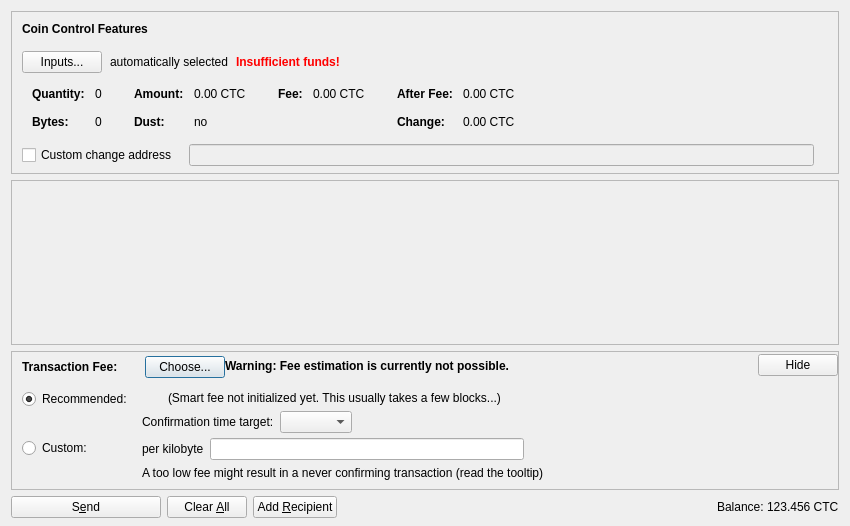
<?xml version="1.0" encoding="UTF-8"?>
<ui version="4.0">
 <class>SendCoinsDialog</class>
 <widget class="QDialog" name="SendCoinsDialog">
  <property name="geometry">
   <rect>
    <x>0</x>
    <y>0</y>
    <width>850</width>
    <height>526</height>
   </rect>
  </property>
  <property name="windowTitle">
   <string>Send Coins</string>
  </property>
  <layout class="QVBoxLayout" name="verticalLayout" stretch="0,1,0,0">
   <property name="bottomMargin">
    <number>8</number>
   </property>
   <item>
    <widget class="QFrame" name="frameCoinControl">
     <property name="sizePolicy">
      <sizepolicy hsizetype="Expanding" vsizetype="Expanding">
       <horstretch>0</horstretch>
       <verstretch>0</verstretch>
      </sizepolicy>
     </property>
     <property name="maximumSize">
      <size>
       <width>16777215</width>
       <height>16777215</height>
      </size>
     </property>
     <property name="frameShape">
      <enum>QFrame::StyledPanel</enum>
     </property>
     <property name="frameShadow">
      <enum>QFrame::Sunken</enum>
     </property>
     <layout class="QVBoxLayout" name="verticalLayoutCoinControl2">
      <property name="spacing">
       <number>0</number>
      </property>
      <property name="leftMargin">
       <number>0</number>
      </property>
      <property name="topMargin">
       <number>0</number>
      </property>
      <property name="rightMargin">
       <number>0</number>
      </property>
      <property name="bottomMargin">
       <number>6</number>
      </property>
      <item>
       <layout class="QVBoxLayout" name="verticalLayoutCoinControl" stretch="0,0,0,0,1">
        <property name="spacing">
         <number>0</number>
        </property>
        <property name="leftMargin">
         <number>10</number>
        </property>
        <property name="topMargin">
         <number>10</number>
        </property>
        <item>
         <layout class="QHBoxLayout" name="horizontalLayoutCoinControl1">
          <property name="bottomMargin">
           <number>15</number>
          </property>
          <item>
           <widget class="QLabel" name="labelCoinControlFeatures">
            <property name="sizePolicy">
             <sizepolicy hsizetype="Preferred" vsizetype="Maximum">
              <horstretch>0</horstretch>
              <verstretch>0</verstretch>
             </sizepolicy>
            </property>
            <property name="font">
             <font>
              <weight>75</weight>
              <bold>true</bold>
             </font>
            </property>
            <property name="styleSheet">
             <string notr="true">font-weight:bold;</string>
            </property>
            <property name="text">
             <string>Coin Control Features</string>
            </property>
           </widget>
          </item>
         </layout>
        </item>
        <item>
         <layout class="QHBoxLayout" name="horizontalLayoutCoinControl2" stretch="0,0,0,0">
          <property name="spacing">
           <number>8</number>
          </property>
          <property name="bottomMargin">
           <number>10</number>
          </property>
          <item>
           <widget class="QPushButton" name="pushButtonCoinControl">
            <property name="styleSheet">
             <string notr="true"/>
            </property>
            <property name="text">
             <string>Inputs...</string>
            </property>
            <property name="autoDefault">
             <bool>false</bool>
            </property>
           </widget>
          </item>
          <item>
           <widget class="QLabel" name="labelCoinControlAutomaticallySelected">
            <property name="text">
             <string>automatically selected</string>
            </property>
            <property name="margin">
             <number>5</number>
            </property>
           </widget>
          </item>
          <item>
           <widget class="QLabel" name="labelCoinControlInsuffFunds">
            <property name="font">
             <font>
              <weight>75</weight>
              <bold>true</bold>
             </font>
            </property>
            <property name="styleSheet">
             <string notr="true">color:red;font-weight:bold;</string>
            </property>
            <property name="text">
             <string>Insufficient funds!</string>
            </property>
            <property name="margin">
             <number>5</number>
            </property>
           </widget>
          </item>
          <item>
           <spacer name="horizontalSpacerCoinControl">
            <property name="orientation">
             <enum>Qt::Horizontal</enum>
            </property>
            <property name="sizeHint" stdset="0">
             <size>
              <width>40</width>
              <height>1</height>
             </size>
            </property>
           </spacer>
          </item>
         </layout>
        </item>
        <item>
         <widget class="QWidget" name="widgetCoinControl" native="true">
          <property name="sizePolicy">
           <sizepolicy hsizetype="Preferred" vsizetype="Preferred">
            <horstretch>0</horstretch>
            <verstretch>0</verstretch>
           </sizepolicy>
          </property>
          <property name="minimumSize">
           <size>
            <width>0</width>
            <height>0</height>
           </size>
          </property>
          <property name="styleSheet">
           <string notr="true"/>
          </property>
          <layout class="QHBoxLayout" name="horizontalLayoutCoinControl5">
           <property name="leftMargin">
            <number>0</number>
           </property>
           <property name="topMargin">
            <number>0</number>
           </property>
           <property name="rightMargin">
            <number>0</number>
           </property>
           <property name="bottomMargin">
            <number>0</number>
           </property>
           <item>
            <layout class="QHBoxLayout" name="horizontalLayoutCoinControl3" stretch="0,0,0,1">
             <property name="spacing">
              <number>20</number>
             </property>
             <property name="topMargin">
              <number>0</number>
             </property>
             <property name="bottomMargin">
              <number>10</number>
             </property>
             <item>
              <layout class="QFormLayout" name="formLayoutCoinControl1">
               <property name="horizontalSpacing">
                <number>10</number>
               </property>
               <property name="verticalSpacing">
                <number>14</number>
               </property>
               <property name="leftMargin">
                <number>10</number>
               </property>
               <property name="topMargin">
                <number>4</number>
               </property>
               <property name="rightMargin">
                <number>6</number>
               </property>
               <item row="0" column="0">
                <widget class="QLabel" name="labelCoinControlQuantityText">
                 <property name="font">
                  <font>
                   <weight>75</weight>
                   <bold>true</bold>
                  </font>
                 </property>
                 <property name="text">
                  <string>Quantity:</string>
                 </property>
                 <property name="margin">
                  <number>0</number>
                 </property>
                </widget>
               </item>
               <item row="0" column="1">
                <widget class="QLabel" name="labelCoinControlQuantity">
                 <property name="cursor">
                  <cursorShape>IBeamCursor</cursorShape>
                 </property>
                 <property name="contextMenuPolicy">
                  <enum>Qt::ActionsContextMenu</enum>
                 </property>
                 <property name="text">
                  <string notr="true">0</string>
                 </property>
                 <property name="margin">
                  <number>0</number>
                 </property>
                 <property name="textInteractionFlags">
                  <set>Qt::LinksAccessibleByMouse|Qt::TextSelectableByKeyboard|Qt::TextSelectableByMouse</set>
                 </property>
                </widget>
               </item>
               <item row="1" column="0">
                <widget class="QLabel" name="labelCoinControlBytesText">
                 <property name="font">
                  <font>
                   <weight>75</weight>
                   <bold>true</bold>
                  </font>
                 </property>
                 <property name="text">
                  <string>Bytes:</string>
                 </property>
                </widget>
               </item>
               <item row="1" column="1">
                <widget class="QLabel" name="labelCoinControlBytes">
                 <property name="cursor">
                  <cursorShape>IBeamCursor</cursorShape>
                 </property>
                 <property name="contextMenuPolicy">
                  <enum>Qt::ActionsContextMenu</enum>
                 </property>
                 <property name="text">
                  <string notr="true">0</string>
                 </property>
                 <property name="textInteractionFlags">
                  <set>Qt::LinksAccessibleByMouse|Qt::TextSelectableByKeyboard|Qt::TextSelectableByMouse</set>
                 </property>
                </widget>
               </item>
              </layout>
             </item>
             <item>
              <layout class="QFormLayout" name="formLayoutCoinControl2">
               <property name="horizontalSpacing">
                <number>10</number>
               </property>
               <property name="verticalSpacing">
                <number>14</number>
               </property>
               <property name="leftMargin">
                <number>6</number>
               </property>
               <property name="topMargin">
                <number>4</number>
               </property>
               <property name="rightMargin">
                <number>6</number>
               </property>
               <item row="0" column="0">
                <widget class="QLabel" name="labelCoinControlAmountText">
                 <property name="font">
                  <font>
                   <weight>75</weight>
                   <bold>true</bold>
                  </font>
                 </property>
                 <property name="text">
                  <string>Amount:</string>
                 </property>
                 <property name="margin">
                  <number>0</number>
                 </property>
                </widget>
               </item>
               <item row="0" column="1">
                <widget class="QLabel" name="labelCoinControlAmount">
                 <property name="cursor">
                  <cursorShape>IBeamCursor</cursorShape>
                 </property>
                 <property name="contextMenuPolicy">
                  <enum>Qt::ActionsContextMenu</enum>
                 </property>
                 <property name="text">
                  <string notr="true">0.00 CTC</string>
                 </property>
                 <property name="textInteractionFlags">
                  <set>Qt::LinksAccessibleByMouse|Qt::TextSelectableByKeyboard|Qt::TextSelectableByMouse</set>
                 </property>
                </widget>
               </item>
               <item row="1" column="0">
                <widget class="QLabel" name="labelCoinControlLowOutputText">
                 <property name="font">
                  <font>
                   <weight>75</weight>
                   <bold>true</bold>
                  </font>
                 </property>
                 <property name="text">
                  <string>Dust:</string>
                 </property>
                </widget>
               </item>
               <item row="1" column="1">
                <widget class="QLabel" name="labelCoinControlLowOutput">
                 <property name="cursor">
                  <cursorShape>IBeamCursor</cursorShape>
                 </property>
                 <property name="contextMenuPolicy">
                  <enum>Qt::ActionsContextMenu</enum>
                 </property>
                 <property name="text">
                  <string notr="true">no</string>
                 </property>
                 <property name="textInteractionFlags">
                  <set>Qt::LinksAccessibleByMouse|Qt::TextSelectableByKeyboard|Qt::TextSelectableByMouse</set>
                 </property>
                </widget>
               </item>
              </layout>
             </item>
             <item>
              <layout class="QFormLayout" name="formLayoutCoinControl3">
               <property name="horizontalSpacing">
                <number>10</number>
               </property>
               <property name="verticalSpacing">
                <number>14</number>
               </property>
               <property name="leftMargin">
                <number>6</number>
               </property>
               <property name="topMargin">
                <number>4</number>
               </property>
               <property name="rightMargin">
                <number>6</number>
               </property>
               <item row="0" column="0">
                <widget class="QLabel" name="labelCoinControlFeeText">
                 <property name="font">
                  <font>
                   <weight>75</weight>
                   <bold>true</bold>
                  </font>
                 </property>
                 <property name="text">
                  <string>Fee:</string>
                 </property>
                 <property name="margin">
                  <number>0</number>
                 </property>
                </widget>
               </item>
               <item row="0" column="1">
                <widget class="QLabel" name="labelCoinControlFee">
                 <property name="cursor">
                  <cursorShape>IBeamCursor</cursorShape>
                 </property>
                 <property name="contextMenuPolicy">
                  <enum>Qt::ActionsContextMenu</enum>
                 </property>
                 <property name="text">
                  <string notr="true">0.00 CTC</string>
                 </property>
                 <property name="textInteractionFlags">
                  <set>Qt::LinksAccessibleByMouse|Qt::TextSelectableByKeyboard|Qt::TextSelectableByMouse</set>
                 </property>
                </widget>
               </item>
              </layout>
             </item>
             <item>
              <layout class="QFormLayout" name="formLayoutCoinControl4">
               <property name="horizontalSpacing">
                <number>10</number>
               </property>
               <property name="verticalSpacing">
                <number>14</number>
               </property>
               <property name="leftMargin">
                <number>6</number>
               </property>
               <property name="topMargin">
                <number>4</number>
               </property>
               <property name="rightMargin">
                <number>6</number>
               </property>
               <item row="0" column="0">
                <widget class="QLabel" name="labelCoinControlAfterFeeText">
                 <property name="font">
                  <font>
                   <weight>75</weight>
                   <bold>true</bold>
                  </font>
                 </property>
                 <property name="text">
                  <string>After Fee:</string>
                 </property>
                 <property name="margin">
                  <number>0</number>
                 </property>
                </widget>
               </item>
               <item row="0" column="1">
                <widget class="QLabel" name="labelCoinControlAfterFee">
                 <property name="cursor">
                  <cursorShape>IBeamCursor</cursorShape>
                 </property>
                 <property name="contextMenuPolicy">
                  <enum>Qt::ActionsContextMenu</enum>
                 </property>
                 <property name="text">
                  <string notr="true">0.00 CTC</string>
                 </property>
                 <property name="textInteractionFlags">
                  <set>Qt::LinksAccessibleByMouse|Qt::TextSelectableByKeyboard|Qt::TextSelectableByMouse</set>
                 </property>
                </widget>
               </item>
               <item row="1" column="0">
                <widget class="QLabel" name="labelCoinControlChangeText">
                 <property name="font">
                  <font>
                   <weight>75</weight>
                   <bold>true</bold>
                  </font>
                 </property>
                 <property name="text">
                  <string>Change:</string>
                 </property>
                </widget>
               </item>
               <item row="1" column="1">
                <widget class="QLabel" name="labelCoinControlChange">
                 <property name="cursor">
                  <cursorShape>IBeamCursor</cursorShape>
                 </property>
                 <property name="contextMenuPolicy">
                  <enum>Qt::ActionsContextMenu</enum>
                 </property>
                 <property name="text">
                  <string notr="true">0.00 CTC</string>
                 </property>
                 <property name="textInteractionFlags">
                  <set>Qt::LinksAccessibleByMouse|Qt::TextSelectableByKeyboard|Qt::TextSelectableByMouse</set>
                 </property>
                </widget>
               </item>
              </layout>
             </item>
            </layout>
           </item>
          </layout>
         </widget>
        </item>
        <item>
         <layout class="QHBoxLayout" name="horizontalLayoutCoinControl4" stretch="0,0,0">
          <property name="spacing">
           <number>12</number>
          </property>
          <property name="sizeConstraint">
           <enum>QLayout::SetDefaultConstraint</enum>
          </property>
          <property name="topMargin">
           <number>5</number>
          </property>
          <property name="rightMargin">
           <number>5</number>
          </property>
          <item>
           <widget class="QCheckBox" name="checkBoxCoinControlChange">
            <property name="toolTip">
             <string>If this is activated, but the change address is empty or invalid, change will be sent to a newly generated address.</string>
            </property>
            <property name="text">
             <string>Custom change address</string>
            </property>
           </widget>
          </item>
          <item>
           <widget class="QValidatedLineEdit" name="lineEditCoinControlChange">
            <property name="enabled">
             <bool>false</bool>
            </property>
            <property name="sizePolicy">
             <sizepolicy hsizetype="Expanding" vsizetype="Fixed">
              <horstretch>0</horstretch>
              <verstretch>0</verstretch>
             </sizepolicy>
            </property>
           </widget>
          </item>
          <item>
           <widget class="QLabel" name="labelCoinControlChangeLabel">
            <property name="sizePolicy">
             <sizepolicy hsizetype="Preferred" vsizetype="Expanding">
              <horstretch>0</horstretch>
              <verstretch>0</verstretch>
             </sizepolicy>
            </property>
            <property name="minimumSize">
             <size>
              <width>0</width>
              <height>0</height>
             </size>
            </property>
            <property name="text">
             <string/>
            </property>
            <property name="margin">
             <number>3</number>
            </property>
           </widget>
          </item>
         </layout>
        </item>
        <item>
         <spacer name="verticalSpacerCoinControl">
          <property name="orientation">
           <enum>Qt::Vertical</enum>
          </property>
          <property name="sizeHint" stdset="0">
           <size>
            <width>800</width>
            <height>1</height>
           </size>
          </property>
         </spacer>
        </item>
       </layout>
      </item>
     </layout>
    </widget>
   </item>
   <item>
    <widget class="QScrollArea" name="scrollArea">
     <property name="widgetResizable">
      <bool>true</bool>
     </property>
     <widget class="QWidget" name="scrollAreaWidgetContents">
      <property name="geometry">
       <rect>
        <x>0</x>
        <y>0</y>
        <width>830</width>
        <height>104</height>
       </rect>
      </property>
      <layout class="QVBoxLayout" name="verticalLayout_2" stretch="0,1">
       <property name="leftMargin">
        <number>0</number>
       </property>
       <property name="topMargin">
        <number>0</number>
       </property>
       <property name="rightMargin">
        <number>0</number>
       </property>
       <property name="bottomMargin">
        <number>0</number>
       </property>
       <item>
        <layout class="QVBoxLayout" name="entries">
         <property name="spacing">
          <number>6</number>
         </property>
        </layout>
       </item>
       <item>
        <spacer name="verticalSpacer">
         <property name="orientation">
          <enum>Qt::Vertical</enum>
         </property>
         <property name="sizeHint" stdset="0">
          <size>
           <width>20</width>
           <height>40</height>
          </size>
         </property>
        </spacer>
       </item>
      </layout>
     </widget>
    </widget>
   </item>
   <item>
    <widget class="QFrame" name="frameFee">
     <property name="sizePolicy">
      <sizepolicy hsizetype="Expanding" vsizetype="Expanding">
       <horstretch>0</horstretch>
       <verstretch>0</verstretch>
      </sizepolicy>
     </property>
     <property name="maximumSize">
      <size>
       <width>16777215</width>
       <height>16777215</height>
      </size>
     </property>
     <property name="frameShape">
      <enum>QFrame::StyledPanel</enum>
     </property>
     <property name="frameShadow">
      <enum>QFrame::Sunken</enum>
     </property>
     <layout class="QVBoxLayout" name="verticalLayoutFee1">
      <property name="spacing">
       <number>0</number>
      </property>
      <property name="leftMargin">
       <number>0</number>
      </property>
      <property name="topMargin">
       <number>0</number>
      </property>
      <property name="rightMargin">
       <number>0</number>
      </property>
      <property name="bottomMargin">
       <number>0</number>
      </property>
      <item>
       <layout class="QVBoxLayout" name="verticalLayoutFee2" stretch="0,0,0">
        <property name="spacing">
         <number>0</number>
        </property>
        <property name="leftMargin">
         <number>10</number>
        </property>
        <property name="topMargin">
         <number>0</number>
        </property>
        <item>
         <layout class="QHBoxLayout" name="horizontalLayoutFee1">
          <property name="bottomMargin">
           <number>0</number>
          </property>
          <item>
           <layout class="QVBoxLayout" name="verticalLayoutFee7">
            <property name="spacing">
             <number>0</number>
            </property>
            <item>
             <spacer name="verticalSpacerSmartFee">
              <property name="orientation">
               <enum>Qt::Vertical</enum>
              </property>
              <property name="sizeType">
               <enum>QSizePolicy::Fixed</enum>
              </property>
              <property name="sizeHint" stdset="0">
               <size>
                <width>1</width>
                <height>4</height>
               </size>
              </property>
             </spacer>
            </item>
            <item>
             <layout class="QHBoxLayout" name="horizontalLayoutSmartFee">
              <property name="spacing">
               <number>10</number>
              </property>
              <item>
               <widget class="QLabel" name="labelFeeHeadline">
                <property name="sizePolicy">
                 <sizepolicy hsizetype="Preferred" vsizetype="Maximum">
                  <horstretch>0</horstretch>
                  <verstretch>0</verstretch>
                 </sizepolicy>
                </property>
                <property name="font">
                 <font>
                  <weight>75</weight>
                  <bold>true</bold>
                 </font>
                </property>
                <property name="styleSheet">
                 <string notr="true">font-weight:bold;</string>
                </property>
                <property name="text">
                 <string>Transaction Fee:</string>
                </property>
               </widget>
              </item>
              <item>
               <widget class="QLabel" name="labelFeeMinimized">
                <property name="text">
                 <string/>
                </property>
               </widget>
              </item>
              <item>
               <widget class="QPushButton" name="buttonChooseFee">
                <property name="text">
                 <string>Choose...</string>
                </property>
               </widget>
              </item>
             </layout>
            </item>
            <item>
             <spacer name="verticalSpacer_5">
              <property name="orientation">
               <enum>Qt::Vertical</enum>
              </property>
              <property name="sizeHint" stdset="0">
               <size>
                <width>1</width>
                <height>1</height>
               </size>
              </property>
             </spacer>
            </item>
           </layout>
          </item>
          <item>
           <widget class="QLabel" name="fallbackFeeWarningLabel">
            <property name="toolTip">
             <string>Using the fallbackfee can result in sending a transaction that will take several hours or days (or never) to confirm. Consider choosing your fee manually or wait until you have validated the complete chain.</string>
            </property>
            <property name="font">
            <font>
                <weight>75</weight>
                <bold>true</bold>
            </font>
            </property>
            <property name="text">
             <string>Warning: Fee estimation is currently not possible.</string>
            </property>
            <property name="wordWrap">
             <bool>false</bool>
            </property>
           </widget>
          </item>
          <item>
           <spacer name="horizontalSpacer_4">
            <property name="orientation">
             <enum>Qt::Horizontal</enum>
            </property>
            <property name="sizeType">
             <enum>QSizePolicy::MinimumExpanding</enum>
            </property>
            <property name="sizeHint" stdset="0">
             <size>
              <width>40</width>
              <height>20</height>
             </size>
            </property>
           </spacer>
          </item>
          <item>
           <widget class="QPushButton" name="buttonMinimizeFee">
            <property name="toolTip">
             <string>collapse fee-settings</string>
            </property>
            <property name="text">
             <string>Hide</string>
            </property>
           </widget>
          </item>
         </layout>
        </item>
        <item>
         <widget class="QFrame" name="frameFeeSelection">
          <layout class="QVBoxLayout" name="verticalLayoutFee12">
           <property name="spacing">
            <number>0</number>
           </property>
           <property name="leftMargin">
            <number>0</number>
           </property>
           <property name="topMargin">
            <number>0</number>
           </property>
           <property name="rightMargin">
            <number>0</number>
           </property>
           <property name="bottomMargin">
            <number>0</number>
           </property>
           <item>
            <layout class="QGridLayout" name="gridLayoutFee">
             <property name="topMargin">
              <number>10</number>
             </property>
             <property name="bottomMargin">
              <number>4</number>
             </property>
             <property name="horizontalSpacing">
              <number>10</number>
             </property>
             <property name="verticalSpacing">
              <number>4</number>
             </property>
             <item row="1" column="1">
              <layout class="QVBoxLayout" name="verticalLayoutFee8">
               <property name="spacing">
                <number>6</number>
               </property>
               <item>
                <layout class="QHBoxLayout" name="horizontalLayoutFee13">
                 <item>
                  <widget class="QLabel" name="labelCustomPerKilobyte">
                   <property name="toolTip">
                    <string>Specify a custom fee per kB (1,000 bytes) of the transaction's virtual size.

Note:  Since the fee is calculated on a per-byte basis, a fee of "100 satoshis per kB" for a transaction size of 500 bytes (half of 1 kB) would ultimately yield a fee of only 50 satoshis.</string>
                   </property>
                   <property name="text">
                    <string>per kilobyte</string>
                   </property>
                  </widget>
                 </item>
                 <item>
                  <widget class="BitcoinAmountField" name="customFee"/>
                 </item>
                 <item>
                  <spacer name="horizontalSpacer_6">
                   <property name="orientation">
                    <enum>Qt::Horizontal</enum>
                   </property>
                   <property name="sizeHint" stdset="0">
                    <size>
                     <width>1</width>
                     <height>1</height>
                    </size>
                   </property>
                  </spacer>
                 </item>
                </layout>
               </item>
               <item>
                <layout class="QHBoxLayout" name="horizontalLayoutFee8">
                 <item>
                  <widget class="QLabel" name="labelCustomFeeWarning">
                   <property name="enabled">
                    <bool>true</bool>
                   </property>
                   <property name="toolTip">
                    <string>When there is less transaction volume than space in the blocks, miners as well as relaying nodes may enforce a minimum fee. Paying only this minimum fee is just fine, but be aware that this can result in a never confirming transaction once there is more demand for cheesecoin transactions than the network can process.</string>
                   </property>
                   <property name="text">
                    <string>A too low fee might result in a never confirming transaction (read the tooltip)</string>
                   </property>
                  </widget>
                 </item>
                 <item>
                  <spacer name="horizontalSpacer_2">
                   <property name="orientation">
                    <enum>Qt::Horizontal</enum>
                   </property>
                   <property name="sizeHint" stdset="0">
                    <size>
                     <width>1</width>
                     <height>1</height>
                    </size>
                   </property>
                  </spacer>
                 </item>
                </layout>
               </item>
              </layout>
             </item>
             <item row="0" column="0">
              <layout class="QVBoxLayout" name="verticalLayoutFee4" stretch="0,1">
               <item>
                <widget class="QRadioButton" name="radioSmartFee">
                 <property name="text">
                  <string>Recommended:</string>
                 </property>
                 <property name="checked">
                  <bool>true</bool>
                 </property>
                 <attribute name="buttonGroup">
                  <string notr="true">groupFee</string>
                 </attribute>
                </widget>
               </item>
               <item>
                <spacer name="verticalSpacer_2">
                 <property name="orientation">
                  <enum>Qt::Vertical</enum>
                 </property>
                 <property name="sizeHint" stdset="0">
                  <size>
                   <width>1</width>
                   <height>1</height>
                  </size>
                 </property>
                </spacer>
               </item>
              </layout>
             </item>
             <item row="1" column="0">
              <layout class="QVBoxLayout" name="verticalLayoutFee9" stretch="0,1">
               <item>
                <widget class="QRadioButton" name="radioCustomFee">
                 <property name="text">
                  <string>Custom:</string>
                 </property>
                 <attribute name="buttonGroup">
                  <string notr="true">groupFee</string>
                 </attribute>
                </widget>
               </item>
               <item>
                <spacer name="verticalSpacer_6">
                 <property name="orientation">
                  <enum>Qt::Vertical</enum>
                 </property>
                 <property name="sizeHint" stdset="0">
                  <size>
                   <width>1</width>
                   <height>1</height>
                  </size>
                 </property>
                </spacer>
               </item>
              </layout>
             </item>
             <item row="0" column="1">
              <layout class="QVBoxLayout" name="verticalLayoutFee3" stretch="0,0,1">
               <property name="spacing">
                <number>6</number>
               </property>
               <property name="topMargin">
                <number>2</number>
               </property>
               <item>
                <layout class="QHBoxLayout" name="horizontalLayoutFee12">
                 <item>
                  <widget class="QLabel" name="labelSmartFee">
                   <property name="text">
                    <string/>
                   </property>
                  </widget>
                 </item>
                 <item>
                  <widget class="QLabel" name="labelFeeEstimation">
                   <property name="text">
                    <string/>
                   </property>
                  </widget>
                 </item>
                 <item>
                  <widget class="QLabel" name="labelSmartFee2">
                   <property name="text">
                    <string>(Smart fee not initialized yet. This usually takes a few blocks...)</string>
                   </property>
                  </widget>
                 </item>
                 <item>
                  <spacer name="horizontalSpacer_5">
                   <property name="orientation">
                    <enum>Qt::Horizontal</enum>
                   </property>
                   <property name="sizeHint" stdset="0">
                    <size>
                     <width>1</width>
                     <height>1</height>
                    </size>
                   </property>
                  </spacer>
                 </item>
                </layout>
               </item>
               <item>
                <layout class="QHBoxLayout" name="horizontalLayoutFee9">
                 <item>
                  <layout class="QVBoxLayout" name="verticalLayoutFee6">
                   <item>
                    <widget class="QLabel" name="labelSmartFee3">
                     <property name="text">
                      <string>Confirmation time target:</string>
                     </property>
                    </widget>
                   </item>
                  </layout>
                 </item>
                 <item>
                  <layout class="QVBoxLayout" name="verticalLayoutFee5">
                   <property name="rightMargin">
                    <number>30</number>
                   </property>
                   <item>
                    <layout class="QHBoxLayout" name="horizontalLayoutConfTarget">
                     <property name="bottomMargin">
                      <number>0</number>
                     </property>
                     <item>
                      <widget class="QComboBox" name="confTargetSelector"/>
                     </item>
                     <item>
                      <spacer name="horizontalSpacerConfTarget">
                       <property name="orientation">
                        <enum>Qt::Horizontal</enum>
                       </property>
                       <property name="sizeHint" stdset="0">
                        <size>
                         <width>40</width>
                         <height>20</height>
                        </size>
                       </property>
                      </spacer>
                     </item>
                    </layout>
                   </item>
                  </layout>
                 </item>
                </layout>
               </item>
               <item>
                <spacer name="verticalSpacer_4">
                 <property name="orientation">
                  <enum>Qt::Vertical</enum>
                 </property>
                 <property name="sizeHint" stdset="0">
                  <size>
                   <width>1</width>
                   <height>1</height>
                  </size>
                 </property>
                </spacer>
               </item>
              </layout>
             </item>
            </layout>
           </item>
          </layout>
         </widget>
        </item>
        <item>
         <spacer name="verticalSpacerFee">
          <property name="orientation">
           <enum>Qt::Vertical</enum>
          </property>
          <property name="sizeHint" stdset="0">
           <size>
            <width>40</width>
            <height>5</height>
           </size>
          </property>
         </spacer>
        </item>
       </layout>
      </item>
     </layout>
    </widget>
   </item>
   <item>
    <layout class="QHBoxLayout" name="horizontalLayout">
     <item>
      <widget class="QPushButton" name="sendButton">
       <property name="minimumSize">
        <size>
         <width>150</width>
         <height>0</height>
        </size>
       </property>
       <property name="toolTip">
        <string>Confirm the send action</string>
       </property>
       <property name="text">
        <string>S&amp;end</string>
       </property>
       <property name="icon">
        <iconset resource="../bitcoin.qrc">
         <normaloff>:/icons/send</normaloff>:/icons/send</iconset>
       </property>
       <property name="autoDefault">
        <bool>false</bool>
       </property>
       <property name="default">
        <bool>false</bool>
       </property>
      </widget>
     </item>
     <item>
      <widget class="QPushButton" name="clearButton">
       <property name="sizePolicy">
        <sizepolicy hsizetype="Minimum" vsizetype="Fixed">
         <horstretch>0</horstretch>
         <verstretch>0</verstretch>
        </sizepolicy>
       </property>
       <property name="toolTip">
        <string>Clear all fields of the form.</string>
       </property>
       <property name="text">
        <string>Clear &amp;All</string>
       </property>
       <property name="icon">
        <iconset resource="../bitcoin.qrc">
         <normaloff>:/icons/remove</normaloff>:/icons/remove</iconset>
       </property>
       <property name="autoDefault">
        <bool>false</bool>
       </property>
      </widget>
     </item>
     <item>
      <widget class="QPushButton" name="addButton">
       <property name="toolTip">
        <string>Send to multiple recipients at once</string>
       </property>
       <property name="text">
        <string>Add &amp;Recipient</string>
       </property>
       <property name="icon">
        <iconset resource="../bitcoin.qrc">
         <normaloff>:/icons/add</normaloff>:/icons/add</iconset>
       </property>
       <property name="autoDefault">
        <bool>false</bool>
       </property>
      </widget>
     </item>
     <item>
      <spacer name="horizontalSpacer">
       <property name="orientation">
        <enum>Qt::Horizontal</enum>
       </property>
       <property name="sizeHint" stdset="0">
        <size>
         <width>40</width>
         <height>20</height>
        </size>
       </property>
      </spacer>
     </item>
     <item>
      <layout class="QHBoxLayout" name="horizontalLayout_2">
       <property name="spacing">
        <number>3</number>
       </property>
       <item>
        <widget class="QLabel" name="label">
         <property name="sizePolicy">
          <sizepolicy hsizetype="Preferred" vsizetype="Fixed">
           <horstretch>0</horstretch>
           <verstretch>0</verstretch>
          </sizepolicy>
         </property>
         <property name="text">
          <string>Balance:</string>
         </property>
        </widget>
       </item>
       <item>
        <widget class="QLabel" name="labelBalance">
         <property name="sizePolicy">
          <sizepolicy hsizetype="Preferred" vsizetype="Fixed">
           <horstretch>0</horstretch>
           <verstretch>0</verstretch>
          </sizepolicy>
         </property>
         <property name="cursor">
          <cursorShape>IBeamCursor</cursorShape>
         </property>
         <property name="text">
          <string notr="true">123.456 CTC</string>
         </property>
         <property name="textInteractionFlags">
          <set>Qt::LinksAccessibleByMouse|Qt::TextSelectableByKeyboard|Qt::TextSelectableByMouse</set>
         </property>
        </widget>
       </item>
      </layout>
     </item>
    </layout>
   </item>
  </layout>
 </widget>
 <customwidgets>
  <customwidget>
   <class>QValidatedLineEdit</class>
   <extends>QLineEdit</extends>
   <header>qt/qvalidatedlineedit.h</header>
  </customwidget>
  <customwidget>
   <class>BitcoinAmountField</class>
   <extends>QLineEdit</extends>
   <header>qt/bitcoinamountfield.h</header>
   <container>1</container>
  </customwidget>
 </customwidgets>
 <resources>
  <include location="../bitcoin.qrc"/>
 </resources>
 <connections/>
 <buttongroups>
  <buttongroup name="groupFee"/>
 </buttongroups>
</ui>
